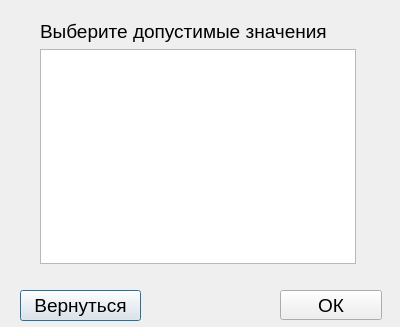
<?xml version="1.0" encoding="UTF-8"?>
<ui version="4.0">
 <class>scalarEdit</class>
 <widget class="QDialog" name="scalarEdit">
  <property name="geometry">
   <rect>
    <x>0</x>
    <y>0</y>
    <width>400</width>
    <height>327</height>
   </rect>
  </property>
  <property name="minimumSize">
   <size>
    <width>400</width>
    <height>300</height>
   </size>
  </property>
  <property name="maximumSize">
   <size>
    <width>400</width>
    <height>327</height>
   </size>
  </property>
  <property name="windowTitle">
   <string>Скалярное значение</string>
  </property>
  <widget class="QPushButton" name="button_goBack_scalarEdit">
   <property name="geometry">
    <rect>
     <x>20</x>
     <y>290</y>
     <width>121</width>
     <height>31</height>
    </rect>
   </property>
   <property name="font">
    <font>
     <pointsize>14</pointsize>
    </font>
   </property>
   <property name="text">
    <string>Вернуться</string>
   </property>
  </widget>
  <widget class="QPushButton" name="button_ok_scalarEdit">
   <property name="geometry">
    <rect>
     <x>280</x>
     <y>290</y>
     <width>102</width>
     <height>30</height>
    </rect>
   </property>
   <property name="font">
    <font>
     <pointsize>14</pointsize>
    </font>
   </property>
   <property name="text">
    <string>ОК</string>
   </property>
  </widget>
  <widget class="QWidget" name="">
   <property name="geometry">
    <rect>
     <x>40</x>
     <y>20</y>
     <width>316</width>
     <height>244</height>
    </rect>
   </property>
   <layout class="QVBoxLayout" name="verticalLayout">
    <item>
     <widget class="QLabel" name="label">
      <property name="font">
       <font>
        <pointsize>14</pointsize>
       </font>
      </property>
      <property name="text">
       <string>Выберите допустимые значения</string>
      </property>
     </widget>
    </item>
    <item>
     <widget class="QListWidget" name="listWidget_ScalarEdit"/>
    </item>
   </layout>
  </widget>
 </widget>
 <resources/>
 <connections/>
</ui>
